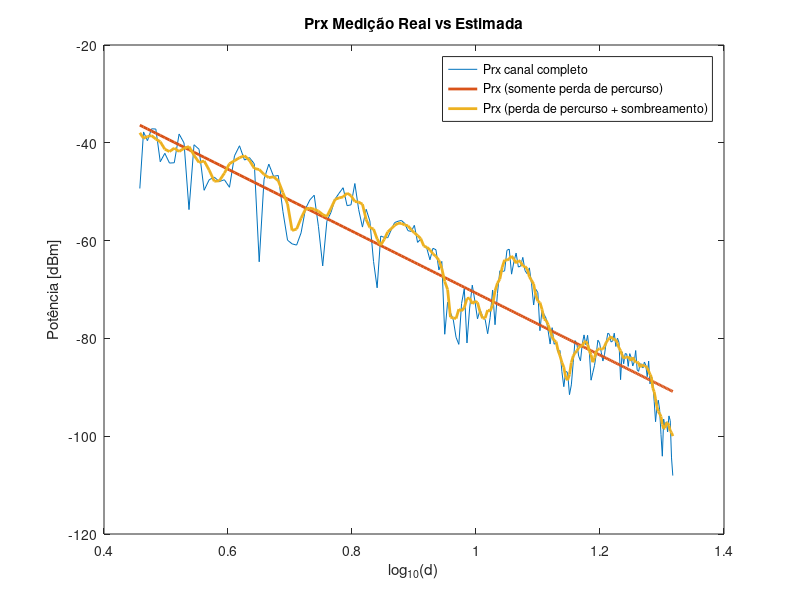

MATLAB code to generate this figure:
% Parâmetros canal real
medicao = load('Prx_Real_2021_1.mat');
% Extraindo os dados e transpondo os vetores
vtPrxdBm = medicao.dPrx'; 
vtDist = medicao.dPath';
% Tamanho da janela
dW = 5;
% Transforma potência em mWatts
vtPtrxmW = 10.^(vtPrxdBm/10);
nSamples = length(vtPtrxmW);
% Vetores para canal estimado
vtDesLarga = [];
vtDesPequeEst = [];
%
% Cálculo do desvanecimenro lento e rápido
dMeiaJanela = round((dW-1)/2);  % Meia janela
ij = 1;
for ik = dMeiaJanela + 1 : nSamples - dMeiaJanela
    % Desvanecimento de larga escala: perda de percurso + sombreamento [dB]
    vtDesLarga(ij) = 10*log10(mean(vtPtrxmW(ik-dMeiaJanela:ik+dMeiaJanela)));
    % Desvanecimento de pequena escala [dB]
    vtDesPequeEst(ij) = vtPrxdBm(ik)-vtDesLarga(ij);
    ij = ij + 1;
end
%
% Cálculo da envoltória normalizada (para efeitos de cálculo do fading)
indexes = dMeiaJanela+1 : nSamples-dMeiaJanela;
%vtPrxW = ((10.^(vtPrxdBm(indexes)./10))/1000);
vtPtrxmWNew = 10.^(vtPrxdBm(indexes)/10);
desLarga_Lin = (10.^(vtDesLarga(1:length(indexes))./10));
envNormal = sqrt(vtPtrxmWNew)./sqrt(desLarga_Lin);
%
% Ajuste no tamanho dos vetores devido a filtragem
vtDistEst = vtDist( dMeiaJanela+1 : nSamples-dMeiaJanela );
vtPrxdBm = vtPrxdBm( dMeiaJanela+1 : nSamples-dMeiaJanela );
%
% Cálculo reta de perda de percurso
vtDistLog = log10(vtDist);
vtDistLogEst = log10(vtDistEst);
% Cálculo do coeficientes da reta que melhor se caracteriza a perda de percurso
dCoefReta = polyfit(vtDistLogEst,vtPrxdBm,1); 
% Expoente de perda de percurso estimado
dNEst = -dCoefReta(1)/10;
disp(['Estimação dos parâmetros de larga escala (W = ' num2str(dW) '):'])
disp(['   Expoente de perda de percurso estimado n = ' num2str(dNEst)]);
% Perda de percurso estimada para os pontos de medição
vtPathLossEst = polyval(dCoefReta,vtDistLogEst);  
%
% Sombreamento
vtShadCorrEst = vtDesLarga - vtPathLossEst;
% Calcula a variância do sombreamento estimado
stdShad = std(vtShadCorrEst);
meanShad = mean(vtShadCorrEst);
disp(['   Desvio padrão do sombreamento estimado = ' num2str(stdShad)]);
disp(['   Média do sombreamento estimado = ' num2str(meanShad)]);
vtPathLossEst = - vtPathLossEst;
%vtPrxEst = sPar.txPower - vtPathLossEst + vtShadCorrEst + vtDesPequeEst;
% vtDesLarga - vtPathLossEst - vtPathLossEst
% Figuras do canal estimado
figure;
% Potência recebida com canal completo
plot(vtDistLogEst,vtPrxdBm); hold all;
% Potência recebida com path loss
plot(vtDistLogEst,-vtPathLossEst,'linewidth', 2)
% Potência recebida com path loss e shadowing
plot(vtDistLogEst,-vtPathLossEst+vtShadCorrEst,'linewidth', 2)
%title('Canal estimado: Potência recebida no receptor vs. log da distância')
xlabel('log_{10}(d)');
ylabel('Potência [dBm]');
legend('Prx canal completo', 'Prx (somente perda de percurso)', 'Prx (perda de percurso + sombreamento)');
title('Prx Medição Real vs Estimada');
%

